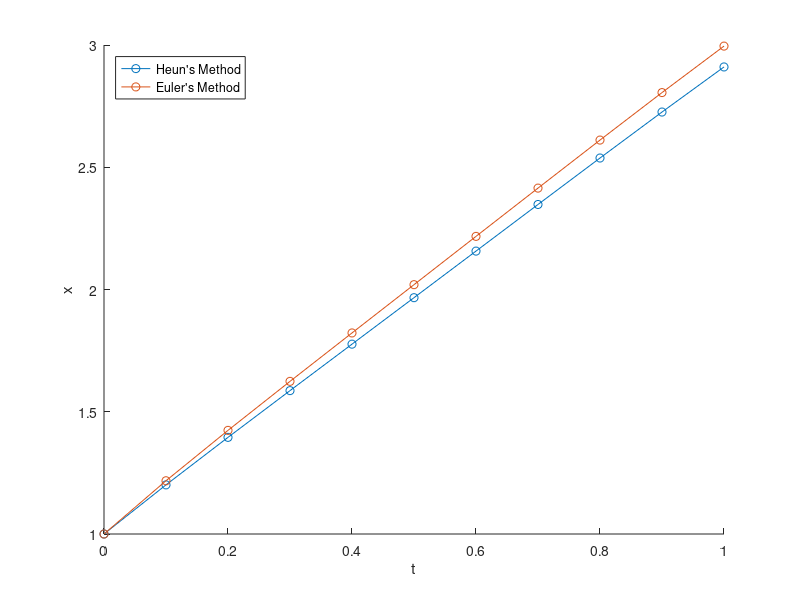
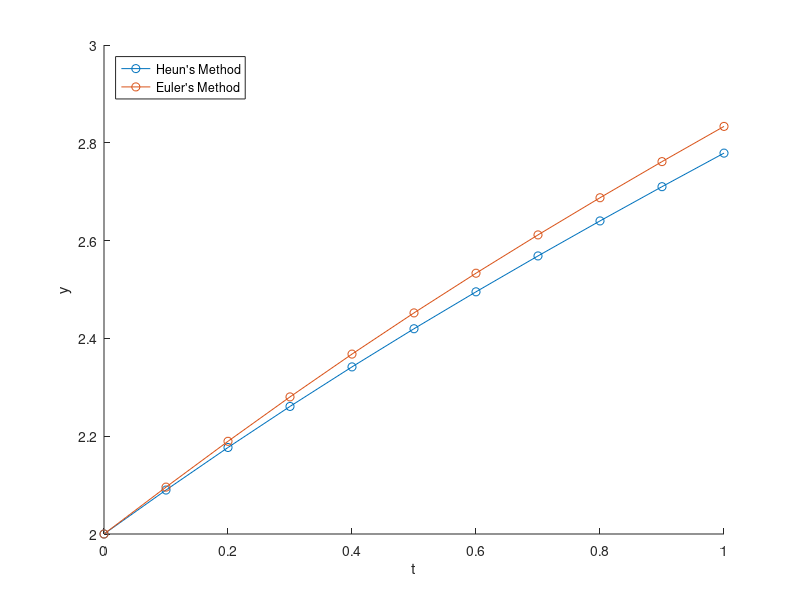

Recreate these plots in MATLAB, in order.
clear; clc; close all;

% Description: Solves a set of IVP using Heun's and Euler's Method.

fun1 = @(t,x,y) exp(-x+y) - cos(x);
fun2 = @(t,x,y) sin(x-3*y);

h = 0.1;
t = 0:h:1;
icx = 1;
icy = 2;

nt = numel(t);
x = zeros(1,nt);
y = zeros(1,nt);
x(1) = icx;
y(1) = icy;

% Heun's Method
for i = 1:nt-1
    x0 = x(i) + fun1(t(i),x(i),y(i))*h;
    x(i+1) = x(i) + (fun1(t(i),x(i),y(i))+fun1(t(i+1),x0,y(i)))/2*h;
    
    
    y0 = y(i) + fun2(t(i),x(i),y(i))*h;
    y(i+1) = y(i) + (fun2(t(i),x(i),y(i))+fun2(t(i+1),x(i),y0))/2*h;
end

figure(1)
hold on
plot(t,x,'-o','DisplayName',"Heun's Method")
xlabel('t')
ylabel('x')

figure(2)
hold on
plot(t,y,'-o','DisplayName',"Heun's Method")
xlabel('t')
ylabel('y')

% Euler's Method
for i = 1:nt-1
    x(i+1) = x(i) + fun1(t(i),x(i),y(i))*h;
    y(i+1) = y(i) + fun2(t(i),x(i),y(i))*h;
end

figure(1)
plot(t,x,'-o','DisplayName',"Euler's Method")
legend('location','northwest')
figure(2)
plot(t,y,'-o','DisplayName',"Euler's Method")
legend('location','northwest')
